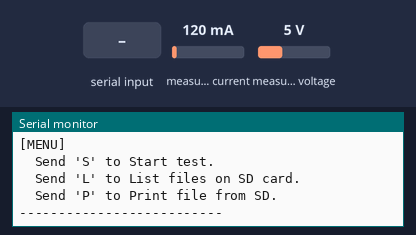
The sketch below on a simulated Arduino Uno, built with avr-gcc and run on an emulated ATmega328P. Parts: the last lines printed to the serial monitor. The test bench sets the inputs (shaded band); at power-on: measured current 120 mA, measured voltage 5 V. The local clock reads 2024-03-15 10:24:30 at power-on unless the sketch sets it; storage starts empty.

Above: at 1.2 s.
1.3 s: "90,45\n" received over Serial
2.8 s: "S90\n" received over Serial
At 3.0 s:
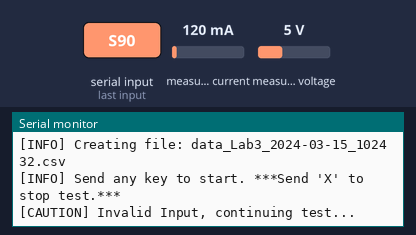
4.3 s: "X90\n" received over Serial
At 4.9 s:
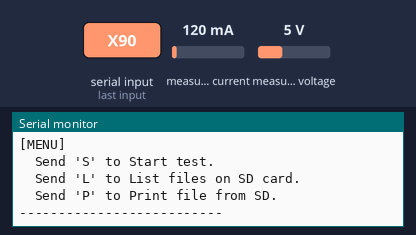

Measured:
- after the input at 2.8 s, the serial monitor: prints a new line at once (image 1)
- after the input at 4.3 s, the serial monitor: prints a new line after 0.10 s (image 2)

The sketch:

Astro331_Lab3_Code.ino
```cpp
/* Astro331_Lab3_Code.ino
* ===========================================================
* Created by: Lt Col Wyatt Harris, Fall 2025
* Description: Use this code IAW Astro 331 Lab 3 instructions.
* Project: Electrical Power Subsystem (EPS) Lab
* Install Requirements:
*    Board Definition:
*	    Rapsberry Pi Pico by Earle F. Philhower, III v5.0.0
*
*    Libraries (allow install of dependencies):
*	    RTClib v2.1.4
*	    Adafruit INA219 v1.2.3
* =========================================================== */

/*---------------------------------------------------------------------------------------------*/
// Library includes:
/*---------------------------------------------------------------------------------------------*/
#include <Wire.h>             // libray for I2C communication
#include "RTClib.h"           // Date/time functions using a PCF8523 RTC connected via I2C
#include <SD.h>               // SD Card library
#include <Adafruit_INA219.h>  //Adafruit library to use INA219 current/voltage sensor
#include "sd_functions.h"     //SD helper functions (this directory)

/*---------------------------------------------------------------------------------------------*/
// Configuration:
/*---------------------------------------------------------------------------------------------*/
#define SD_CS_PIN 17  // Chip select pin for the microSD card on PiCowbell

/*---------------------------------------------------------------------------------------------*/
// Type Definitions:
/*---------------------------------------------------------------------------------------------*/
struct electrical_measurement // data structure to hold measurements from INA219
{
  float current_mA;
  float voltage_V;
  float power_mW;
};
/* Example:
electrical_measurement data;
Serial.println(data.voltage_V);
*/

/*---------------------------------------------------------------------------------------------*/
// Globals:
/*---------------------------------------------------------------------------------------------*/
// Objects:
RTC_PCF8523 rtc;  // Clock object to get real local time
File dataFile;    // data file object to log data to SD card
Adafruit_INA219 ina219; // object to use INA219 sensor

// Variables:
uint32_t timeNext_testPoint; // time of next test point (ms)
uint32_t interval_testPoint = 100; // time interval between test points (ms)

const int num_samples_per_testpoint = 50; // number of samples per testpoint to average over

/*---------------------------------------------------------------------------------------------*/
// Function Prototypes (see defintiions after loop()):
/*---------------------------------------------------------------------------------------------*/
void displayMenu();
void runTest();
electrical_measurement INA219reading();

/////////////////////////////////////////////////////////////////////////////////////////////////
// SETUP:
/////////////////////////////////////////////////////////////////////////////////////////////////
void setup() {
  Serial.begin(115200); // Begin Serial communication with computer
  while (!Serial) {delay(10);} // Wait for user to open Serial monitor before proceeding

  //----------------------------------------------
  // Initialize Local-Time Clock
  //----------------------------------------------
  if (!rtc.begin()) {
    while (1){Serial.print("Couldn't find RTC"); delay(1000);}
  } else {Serial.println("[INFO] Clock Initialized.");}
  // If required, reset RTC time:
  if (rtc.lostPower()) {
    Serial.println("[INFO] RTC is NOT initialized, setting the local time.");
    // Set RTC to compile time
    rtc.adjust(DateTime(F(__DATE__), F(__TIME__)));
  }
  //----------------------------------------------

  //----------------------------------------------
  // Initialize SD Card
  //----------------------------------------------
  if (!SD.begin(SD_CS_PIN)) {
      while (1) { Serial.println("[ERROR] SD card initialization failed. Card present?"); delay(2000); }
  } else {Serial.println("[INFO] SD Card Initialized.");}
  //----------------------------------------------

  //----------------------------------------------
  // Initialize INA219 Voltage/Current Sensor
  // ----------------------------------------------
  if (!ina219.begin()) {
      while (1) { Serial.println("[ERROR] Failed to find INA219. "); delay(2000); }
  } else {Serial.println("[INFO] INA219 Initialized.");}
  ina219.setCalibration_32V_1A(); // Set Voltage/Current range
  // ----------------------------------------------

  Serial.println("[INFO] SETUP COMPLETE.");

  displayMenu();
}
/////////////////////////////////////////////////////////////////////////////////////////////////


/////////////////////////////////////////////////////////////////////////////////////////////////
// MAIN LOOP:
/////////////////////////////////////////////////////////////////////////////////////////////////
void loop() {

  if(Serial.available()>0){ // if user sends character, parse it
    char c = Serial.read();
    switch(c){
      case 'S': // run test
        //--------
        Serial.println("[INFO] Beginning test.");
        runTest();
        //--------
        break;
      case 'L': // list files
        //--------
        Serial.println("[INFO] Listing files on SD card...");
        sd_listFiles(SD.open("/"), 0);
        //--------
        break;
      case 'P': // print file selected by user
        //--------
        sd_printFileMenu();
        //--------
        break;
      default:
        Serial.println("[CAUTION] Invalid Input.");
        break;
    }
    displayMenu();
  }

}
/////////////////////////////////////////////////////////////////////////////////////////////////


/////////////////////////////////////////////////////////////////////////////////////////////////
// FUNCITON DEFINITIONS:
/////////////////////////////////////////////////////////////////////////////////////////////////

/*---------------------------------------------------------------------------------------------*/
// Display Menu:
/*---------------------------------------------------------------------------------------------*/
/**
* @brief Displays Main Menu
* @return none
*/
void displayMenu(){
  Serial.println("\n--------------------------");
  Serial.println("[MENU]");
  Serial.println("  Send 'S' to Start test.");
  Serial.println("  Send 'L' to List files on SD card.");
  Serial.println("  Send 'P' to Print file from SD.");
  Serial.println("--------------------------\n");
} // end function displayMenu()


/*---------------------------------------------------------------------------------------------*/
// Run Test:
/*---------------------------------------------------------------------------------------------*/
/**
* @brief Runs the test
* @return none
*/
void runTest(){
  sd_createDataFile(rtc, &dataFile);

  Serial.println("[INFO] Send any key to start. ***Send 'X' to stop test.***");
  while(!Serial.available()){delay(10);} // Wait for user to start test

  while(true){

    if(Serial.available()>0){ // Check for user input
      char c = Serial.read();
      switch(c){
        case 'X':
          dataFile.close();
          Serial.println("[INFO] Test Complete.");
          return;
        default:
          Serial.println("[CAUTION] Invalid Input, continuing test...");
          break;
      }
    }

    if(millis() > timeNext_testPoint){ // Collect Test Point loop
      timeNext_testPoint += interval_testPoint; // Update time for next Test Point

      // Collect Test Point (each reading takes ~ 1ms):
      electrical_measurement ina219data;
      float testPoint_current_mA = 0.0;
      float testPoint_voltage_V = 0.0;
      for (int ii = 0; ii < num_samples_per_testpoint; ii++){ // sum X readings
        ina219data = INA219reading();
        testPoint_current_mA += ina219data.current_mA;
        testPoint_voltage_V += ina219data.voltage_V;
      }
      testPoint_current_mA /= num_samples_per_testpoint; // average readings
      testPoint_voltage_V /= num_samples_per_testpoint; // average readings

      // Print data to file:
      dataFile.print(millis());
      dataFile.print(",");
      dataFile.print(testPoint_current_mA,6);
      dataFile.print(",");
      dataFile.println(testPoint_voltage_V,6);
      dataFile.flush(); // save file

      //Print to Serial:
      Serial.print("Current(mA):");
      Serial.print(testPoint_current_mA,6);
      // Serial.print(',');
      Serial.print(" Voltage(V):");
      Serial.println(testPoint_voltage_V,6);
    }
  }
} // end function runTest()

/*---------------------------------------------------------------------------------------------*/
// Take INA219 Reading:
/*---------------------------------------------------------------------------------------------*/
/**
 * @brief Reads voltage and current measurements from the INA219 sensor.
 *
 * This function queries the INA219 for shunt and bus voltage, computes the
 * total voltage (bus + shunt), and retrieves the current. It then stores
 * the results in an `electrical_measurement` struct and returns it.
 *
 * @return electrical_measurement
 * A struct containing:
 *   - voltage_V : Computed voltage in volts
 *   - current_mA: Measured current in milliamps
 */
electrical_measurement INA219reading(){
  electrical_measurement data; //creates empty object 'data' of type electrical_measurement

  float shuntvoltage;
  float busvoltage ;
  float solar_panel_voltage ;

  shuntvoltage = ina219.getShuntVoltage_mV();
  busvoltage = ina219.getBusVoltage_V();
  //power_mW = ina219.getPower_mW();
  data.voltage_V = busvoltage + (shuntvoltage / 1000);
  data.current_mA = ina219.getCurrent_mA();

  return data;

} // end function INA219reading()
```

sd_functions.h
```cpp
#pragma once

/*---------------------------------------------------------------------------------------------*/
// Function Prototypes (see defintiions below):
/*---------------------------------------------------------------------------------------------*/
bool sd_createDataFile(RTC_PCF8523 rtc, File *dataFile);
void sd_listFiles(File dir, int depth);
void sd_printFileMenu();
void sd_printFile(const char *filename);

/*---------------------------------------------------------------------------------------------*/
// Function Definitions:
/*---------------------------------------------------------------------------------------------*/
/**
 * @brief Creates a new data file on the SD card using timestamp from RTC.
 *
 * Generates a filename of the form "data_YYYYMMDD_HHMMSS.csv" and opens it
 * for writing. If successful, the file pointer is updated and the function
 * returns true. Otherwise, returns false.
 *
 * @param rtc       Reference to RTC_PCF8523 object (must be initialized).
 * @param dataFile  Pointer to a File object that will be opened.
 * @return true     If the file was successfully created and opened.
 * @return false    If file creation/opening failed.
 */
bool sd_createDataFile(RTC_PCF8523 rtc, File *dataFile) {
  DateTime now = rtc.now();

  // Build filename, e.g., "DATA_2025-09-01_093015.CSV"
  char filename[32];
  snprintf(filename, sizeof(filename),
           "data_Lab3_%04d-%02d-%02d_%02d%02d%02d.csv",
           now.year(), now.month(), now.day(),
           now.hour(), now.minute(), now.second());

  Serial.print("[INFO] Creating file: ");
  Serial.println(filename);

  *dataFile = SD.open(filename, FILE_WRITE);
  if (!*dataFile) {
    Serial.println("[ERROR] could not create file.");
    return false;
  }

  // Optional: write header row
  dataFile->println("mcu time (ms),current (mA),voltage (V)");
  dataFile->flush();
  return true;
}


/**
 * @brief Recursively lists all files and directories on the SD card.
 *
 * Opens the given directory, prints file and folder names (with indentation
 * for hierarchy), and displays file sizes. Calls itself recursively for
 * subdirectories.
 *
 * @param dir   The directory to list (use SD.open("/") for root).
 * @param depth Indentation level for nested directories (start with 0).
 * @return void
 */
void sd_listFiles(File dir, int depth) {
  while (true) {
    File entry = dir.openNextFile();
    if (!entry) {
      // no more files
      break;
    }

    // indent for clarity
    for (int i = 0; i < depth; i++) {
      Serial.print("  ");
    }

    Serial.print(entry.name());
    if (entry.isDirectory()) {
      Serial.println("/");
      sd_listFiles(entry, depth + 1);  // recurse into subdirectory
    } else {
      // files have sizes, directories do not
      Serial.print("\t\t");
      Serial.print(entry.size(), DEC);
      Serial.println(" bytes");
    }
    entry.close();
  }
}

/**
 * @brief Lists files on the SD card with numbers and prompts user to choose one to print.
 *
 * Scans the root directory, prints files with an index number,
 * and waits for user input of the file number.
 *
 * @return void
 */
void sd_printFileMenu() {
  File root = SD.open("/");
  int MAX_FILES = 1000;        // max number of files to handle
  String fileList[MAX_FILES];      // store filenames
  int fileCount = 0;
  Serial.println("[INFO] Files on SD card:");

  while (true) {
    File entry = root.openNextFile();
    if (!entry) break;  // no more files

    if (!entry.isDirectory() && fileCount < MAX_FILES) {
      fileList[fileCount] = entry.name();
      Serial.print("(");
      Serial.print(fileCount + 1);
      Serial.print("): ");
      Serial.println(fileList[fileCount]);
      fileCount++;
    }
    entry.close();
  }

  root.close();

  if (fileCount > 0) {
    Serial.println("[REQUEST] Enter the file number to print.");
  } else {
    Serial.println("[CAUTION] No files found on SD card.");
  }

  while (!Serial.available()){delay(10);}; // Wait for user input

  int choice = Serial.parseInt();   // read number user typed
  if (choice > 0 && choice <= fileCount) {
    Serial.print("[INFO] You picked file #");
    Serial.println(choice);
    sd_printFile(fileList[choice - 1].c_str());
  } else {
    Serial.println("[INFO] Invalid choice, returning to Menu.");
  }
}

/**
 * @brief Prints the contents of a selected file to Serial.
 *
 * Opens the file in read mode and sends its contents over Serial.
 *
 * @param filename Name of the file to print.
 * @return void
 */
void sd_printFile(const char *filename) {
  File file = SD.open(filename);

  if (!file) {
    Serial.print("[ERROR] Error opening file: ");
    Serial.println(filename);
    return;
  }

  Serial.print("[INFO] ---- Contents of ");
  Serial.print(filename);
  Serial.println(" ----\n");

  while (file.available()) {
    Serial.write(file.read());
  }

  file.close();
  Serial.println("\n[INFO] ---- End of file ----");
}
```
